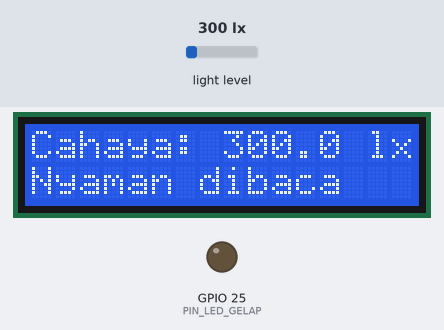
This sketch was run on a simulated ESP32. Parts: 16×2 character LCD, output pins drawn as LEDs (lit = HIGH). The test bench sets the inputs (shaded band); at power-on: light level 300 lx. What the sketch prints to the serial monitor is not drawn.

Above: at 2.7 s.
2.8 s: light level set to 110 lx
At 4.2 s:
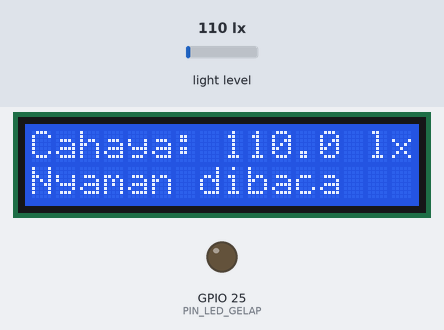
5.1 s: light level set to 88 lx
At 6.8 s:
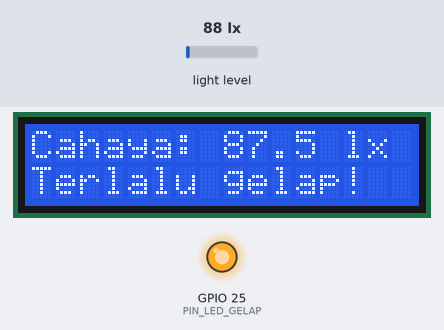
7.1 s: light level set to 500 lx
At 8.5 s:
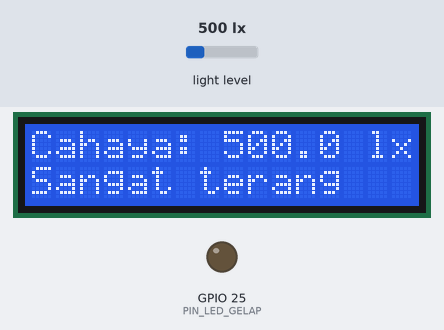
Timing chart, 0 to 10.1 s (numbered marks = the images above; inputs shaded):
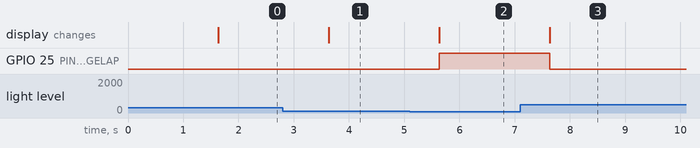

The sketch:

PengukurCahayaBH1750.ino
```cpp
// Pengukur Intensitas Cahaya BH1750 — ESP32 + BH1750 + LCD I2C
//
// Alat ukur intensitas cahaya (lux) untuk satu ruangan. Sensor BH1750
// mengukur cahaya lewat I2C, ESP32 membacanya tiap 1 detik, dan hasilnya
// tampil di LCD 16x2: angka lux di baris pertama, penilaian cahaya di
// baris kedua. Lampu LED menyala bila cahaya di bawah ambang gelap,
// sebagai tanda ruangan terlalu redup untuk membaca.
//
// Wiring:
//   BH1750 VCC  -> 3V3 ESP32        BH1750 GND -> GND
//   BH1750 SDA  -> GPIO21           BH1750 SCL -> GPIO22
//   LCD SDA     -> GPIO21 (bus I2C yang sama, alamat 0x27)
//   LCD SCL     -> GPIO22
//   LCD VCC     -> 5V               LCD GND    -> GND
//   LED anoda   -> GPIO25 lewat resistor 220 ohm, katoda -> GND
//
// Library yang dibutuhkan:
//   BH1750 1.3.0 (Christopher Laws) + LiquidCrystal_I2C 1.1.2
//
// Terverifikasi compile: ESP32 core 4.0.0, arduino-cli 1.6.0.

#include <Wire.h>
#include <BH1750.h>
#include <LiquidCrystal_I2C.h>

// ---------- Konfigurasi pin ----------
const uint8_t PIN_SDA = 21;      // Bus I2C: data (BH1750 + LCD)
const uint8_t PIN_SCL = 22;      // Bus I2C: clock (BH1750 + LCD)
const uint8_t PIN_LED_GELAP = 25; // LED penanda ruangan terlalu gelap

// ---------- Alamat I2C ----------
const uint8_t ALAMAT_LCD = 0x27;    // Alamat backpack LCD 16x2
const uint8_t ALAMAT_BH1750 = 0x23; // Alamat BH1750 (pin ADDR ke GND)

// ---------- Parameter pengukuran ----------
const unsigned long INTERVAL_BACA_MS = 1000; // Baca sensor tiap 1 detik
const float AMBANG_GELAP_LUX = 100.0;  // Di bawah ini: terlalu gelap
const float AMBANG_NYAMAN_LUX = 500.0; // 100-500 lux: nyaman dibaca
const uint32_t BAUD_SERIAL = 115200;

// ---------- Objek perangkat ----------
BH1750 sensorCahaya;
LiquidCrystal_I2C lcd(ALAMAT_LCD, 16, 2);

// ---------- State ----------
unsigned long waktuBacaTerakhirMs = 0;
float luxTerakhir = 0.0;

void setup() {
  Serial.begin(BAUD_SERIAL);
  pinMode(PIN_LED_GELAP, OUTPUT);
  digitalWrite(PIN_LED_GELAP, LOW);

  Wire.begin(PIN_SDA, PIN_SCL);

  // BH1750: ukur terus-menerus, resolusi tinggi (0,5 lux, ~120 ms).
  if (!sensorCahaya.begin(BH1750::CONTINUOUS_HIGH_RES_MODE,
                           ALAMAT_BH1750)) {
    Serial.println("BH1750 tidak ditemukan di bus I2C! Periksa wiring.");
    lcd.init();
    lcd.backlight();
    lcd.setCursor(0, 0);
    lcd.print("BH1750 tidak ada");
    lcd.setCursor(0, 1);
    lcd.print("Cek wiring I2C!");
    while (true) {
      delay(1000); // Berhenti: tanpa sensor, angka lux tidak ada artinya.
    }
  }

  lcd.init();
  lcd.backlight();
  lcd.setCursor(0, 0);
  lcd.print("Pengukur Cahaya");
  lcd.setCursor(0, 1);
  lcd.print("BH1750 siap...");
  delay(1500);
  lcd.clear();

  Serial.println("Pengukur cahaya BH1750 siap.");
}

// Baca intensitas cahaya dari BH1750 (satuan lux).
float bacaCahayaLux() {
  return sensorCahaya.readLightLevel();
}

// Nilai cahaya ke penilaian yang mudah dibaca manusia.
// Acuan umum: membaca nyaman di 300-500 lux; di bawah 100 lux terlalu redup.
const char *klasifikasiCahaya(float lux) {
  if (lux < AMBANG_GELAP_LUX) {
    return "Terlalu gelap!";
  }
  if (lux < AMBANG_NYAMAN_LUX) {
    return "Nyaman dibaca";
  }
  return "Sangat terang";
}

// Tampilkan angka lux + penilaian di LCD 16x2.
void tampilkanLcd(float lux) {
  lcd.setCursor(0, 0);
  lcd.print("Cahaya: ");
  if (lux < 1000.0) {
    lcd.print(lux, 1); // Satu angka di belakang koma di bawah 1000 lux.
  } else {
    lcd.print((int)lux); // Di atas 1000 lux, bilangan bulat cukup.
  }
  lcd.print(" lx   ");

  lcd.setCursor(0, 1);
  lcd.print(klasifikasiCahaya(lux));
  lcd.print("            ");
}

// LED menyala bila ruangan terlalu gelap (di bawah ambang).
void updateLedGelap(float lux) {
  digitalWrite(PIN_LED_GELAP, lux < AMBANG_GELAP_LUX ? HIGH : LOW);
}

// Cetak hasil ukur ke Serial Monitor untuk pencatatan.
void cetakSerial(float lux) {
  Serial.print("Cahaya: ");
  Serial.print(lux, 1);
  Serial.print(" lx - ");
  Serial.println(klasifikasiCahaya(lux));
}

void loop() {
  unsigned long sekarang = millis();
  if (sekarang - waktuBacaTerakhirMs < INTERVAL_BACA_MS) {
    return; // Belum waktunya baca lagi; loop tetap responsif.
  }
  waktuBacaTerakhirMs = sekarang;

  luxTerakhir = bacaCahayaLux();
  tampilkanLcd(luxTerakhir);
  updateLedGelap(luxTerakhir);
  cetakSerial(luxTerakhir);
}
```

Measured:
- the behaviour switches between 100 and 99 lx on light level (found by bisection; images 1 and 2)
- after the input at 2.8 s, the display: changes after 0.84 s (image 1)
- after the input at 5.1 s, GPIO 25 (PIN_LED_GELAP): LOW → HIGH after 0.54 s; the display: changes after 0.54 s (image 2)
- after the input at 7.1 s, GPIO 25 (PIN_LED_GELAP): HIGH → LOW after 0.54 s; the display: changes after 0.54 s (image 3)
